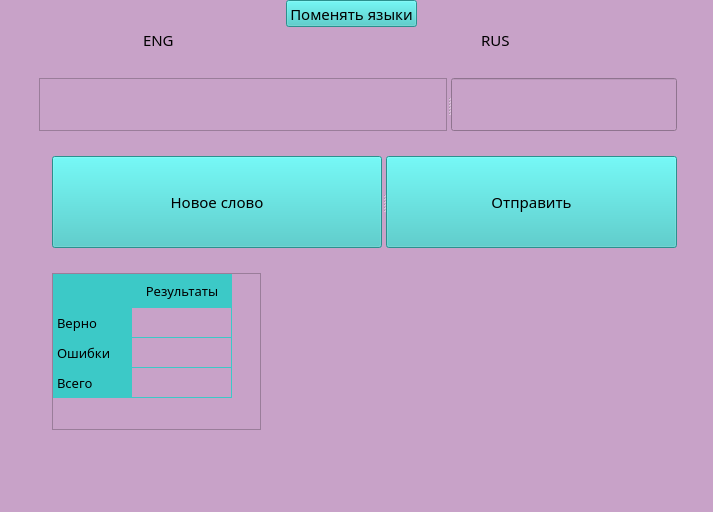
<?xml version="1.0" encoding="UTF-8"?>
<ui version="4.0">
 <class>MainWindow_test</class>
 <widget class="QMainWindow" name="MainWindow_test">
  <property name="geometry">
   <rect>
    <x>0</x>
    <y>0</y>
    <width>713</width>
    <height>512</height>
   </rect>
  </property>
  <property name="windowTitle">
   <string>MainWindow</string>
  </property>
  <property name="styleSheet">
   <string notr="true">*
{
	background:#c8a2c8;
	font-size: 15px;
	font-family: Century Gothic, sans-serif;
}

QPushButton{
	background-color: #3cc9c7;
}

QPushButton:hover{
	background: #48f0ed;
}

QHeaderView::section {
    background-color:#3cc9c7;
   	padding: 4px;
    font-size: 10pt;
    border-style: solid;

}


QTableWidget {
    gridline-color:#3cc9c7 ;
    font-size: 10pt;
}

QTableWidget QTableCornerButton::section {
    background-color:#3cc9c7;
    border: 1px solid #3cc9c7;
}


</string>
  </property>
  <widget class="QWidget" name="centralwidget">
   <widget class="QLabel" name="label_2">
    <property name="geometry">
     <rect>
      <x>143</x>
      <y>13</y>
      <width>40</width>
      <height>53</height>
     </rect>
    </property>
    <property name="text">
     <string>ENG</string>
    </property>
   </widget>
   <widget class="QLabel" name="label_3">
    <property name="geometry">
     <rect>
      <x>481</x>
      <y>13</y>
      <width>40</width>
      <height>53</height>
     </rect>
    </property>
    <property name="styleSheet">
     <string notr="true"/>
    </property>
    <property name="text">
     <string>RUS</string>
    </property>
   </widget>
   <widget class="QTableWidget" name="tableWidget">
    <property name="geometry">
     <rect>
      <x>52</x>
      <y>273</y>
      <width>209</width>
      <height>157</height>
     </rect>
    </property>
    <row>
     <property name="text">
      <string>Верно</string>
     </property>
    </row>
    <row>
     <property name="text">
      <string>Ошибки</string>
     </property>
    </row>
    <row>
     <property name="text">
      <string>Всего</string>
     </property>
    </row>
    <column>
     <property name="text">
      <string>Результаты</string>
     </property>
    </column>
   </widget>
   <widget class="QLabel" name="label">
    <property name="geometry">
     <rect>
      <x>312</x>
      <y>286</y>
      <width>352</width>
      <height>53</height>
     </rect>
    </property>
    <property name="styleSheet">
     <string notr="true">QLabel
{
	font-size:22px;
	font-family:&quot;MS Shell Dlg 2&quot;;
}</string>
    </property>
    <property name="text">
     <string/>
    </property>
   </widget>
   <widget class="QPushButton" name="pushButton_3">
    <property name="geometry">
     <rect>
      <x>286</x>
      <y>0</y>
      <width>131</width>
      <height>27</height>
     </rect>
    </property>
    <property name="text">
     <string>Поменять языки</string>
    </property>
   </widget>
   <widget class="QSplitter" name="splitter_2">
    <property name="geometry">
     <rect>
      <x>39</x>
      <y>78</y>
      <width>638</width>
      <height>53</height>
     </rect>
    </property>
    <property name="orientation">
     <enum>Qt::Horizontal</enum>
    </property>
    <widget class="QListWidget" name="listWidget"/>
    <widget class="QLineEdit" name="lineEdit">
     <property name="text">
      <string/>
     </property>
    </widget>
   </widget>
   <widget class="QSplitter" name="splitter">
    <property name="geometry">
     <rect>
      <x>52</x>
      <y>156</y>
      <width>625</width>
      <height>92</height>
     </rect>
    </property>
    <property name="orientation">
     <enum>Qt::Horizontal</enum>
    </property>
    <widget class="QPushButton" name="pushButton_2">
     <property name="text">
      <string>Новое слово</string>
     </property>
    </widget>
    <widget class="QPushButton" name="pushButton">
     <property name="text">
      <string>Отправить</string>
     </property>
    </widget>
   </widget>
  </widget>
  <widget class="QMenuBar" name="menubar">
   <property name="geometry">
    <rect>
     <x>0</x>
     <y>0</y>
     <width>713</width>
     <height>26</height>
    </rect>
   </property>
  </widget>
  <widget class="QStatusBar" name="statusbar"/>
 </widget>
 <resources/>
 <connections/>
</ui>
